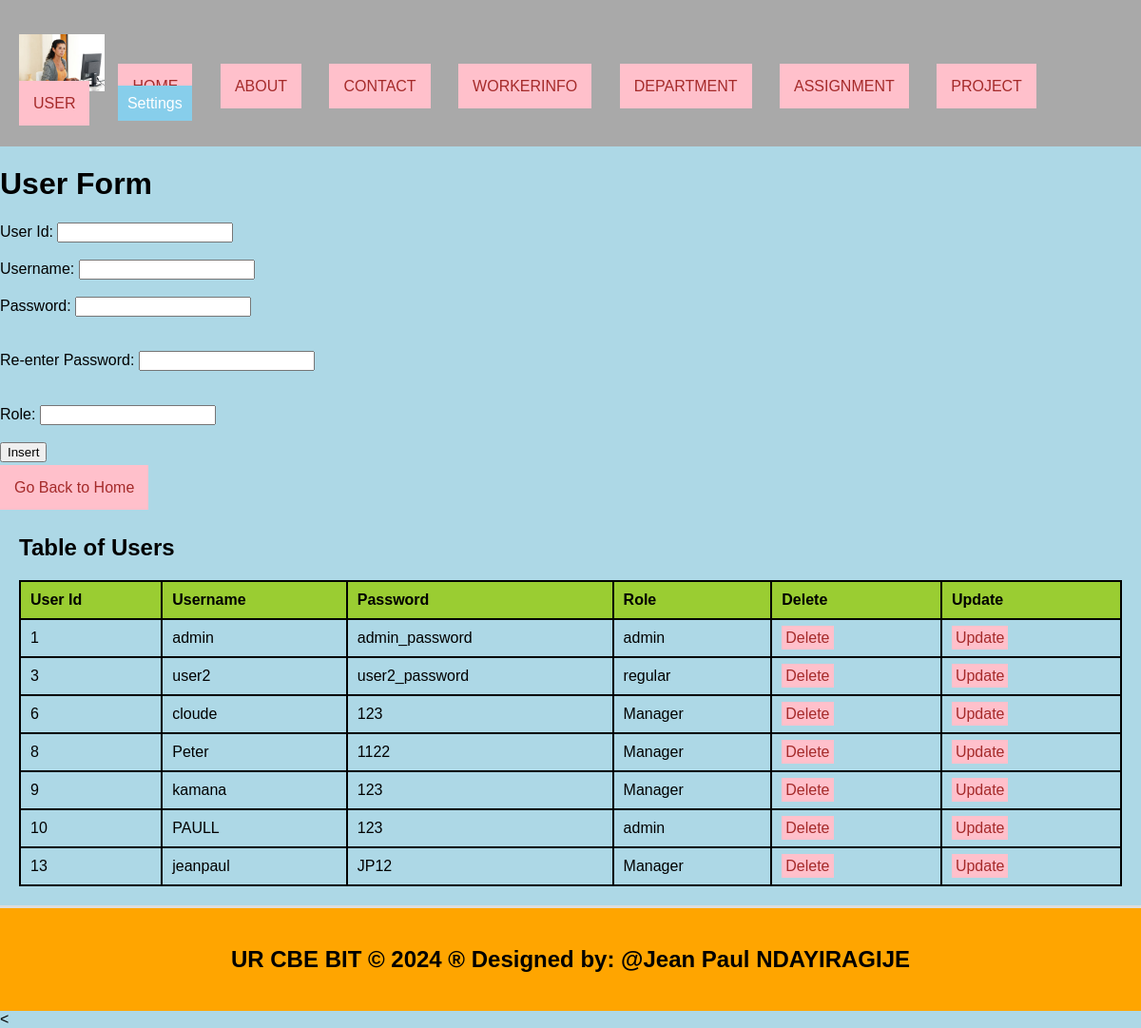
Screenshot of /user.php with the database file from the repository.
### tables this page shows
CREATE TABLE `users` (
  `user_id` int(11) NOT NULL,
  `username` varchar(255) NOT NULL,
  `password` varchar(255) NOT NULL,
  `role` varchar(50) NOT NULL
);

### user.php (the view, shortened to what this page needs)
<!DOCTYPE html>
<html lang="en">
<head>
  <link rel="stylesheet" type="text/css" href="style.css">
</head>
<body style="background-color: lightblue;">
  <header>
    <ul style="list-style-type: none; padding: 0;">
      <li style="display: inline; margin-right: 10px;">
        <img src="./Images/d.jpg" width="90" height="60" alt="Logo">
      </li>
      <li style="display: inline; margin-right: 10px;"><a href="./home.html">HOME</a></li>
      <li style="display: inline; margin-right: 10px;"><a href="./about.html">ABOUT</a></li>
      <li style="display: inline; margin-right: 10px;"><a href="./contact.html">CONTACT</a></li>
      <li style="display: inline; margin-right: 10px;"><a href="./workerinfo.php">WORKERINFO</a></li>
      <li style="display: inline; margin-right: 10px;"><a href="./department.php">DEPARTMENT</a></li>
      <li style="display: inline; margin-right: 10px;"><a href="./assignment.php">ASSIGNMENT</a></li>
      <li style="display: inline; margin-right: 10px;"><a href="./project.php">PROJECT</a></li>
      <li style="display: inline; margin-right: 10px;"><a href="./user.php">USER</a></li>
      <li class="dropdown" style="display: inline; margin-right: 10px;">
        <a href="#" style="padding: 10px; color: white; background-color: skyblue; text-decoration: none;">Settings</a>
      </li>
    </ul>
  </header>
<body>
    <h1>User Form</h1>
    <form method="post" onsubmit="return confirmInsert();">
        <label for="userid">User Id:</label>
        <input type="number" id="userid" name="userid" required><br><br>
        <label for="usern">Username:</label>
        <input type="text" id="usern" name="usern" required><br><br>
        <div class="password-toggle">
            <label for="password">Password:</label>
            <input type="password" id="password" name="password">
        </div><br><br>
        <div class="password-toggle">
            <label for="repassword">Re-enter Password:</label>
            <input type="password" id="repassword" name="repassword">
        </div><br><br>
        <label for="rol">Role:</label>
        <input type="text" id="rol" name="rol" required><br><br>
        <input type="submit" name="add" value="Insert"><br><br>
        <a href="./home.html">Go Back to Home</a>
    </form>
    <?php
    include('database_connection.php');
    ?>
    <section>
        <h2>Table of Users</h2>
        <table>
            <tr>
                <th>User Id</th>
                <th>Username</th>
                <th>Password</th>
                <th>Role</th>
                <th>Delete</th>
                <th>Update</th>
            </tr>
            <?php
            $sql = "SELECT * FROM users";
            $result = $connection->query($sql);
            if ($result->num_rows > 0) {
                while ($row = $result->fetch_assoc()) {
                    echo "<tr>
                            <td>{$row['user_id']}</td>
                            <td>{$row['username']}</td>
                            <td>{$row['password']}</td>
                            <td>{$row['role']}</td>
                            <td><a style='padding:4px' href='delete_user.php?user_id={$row['user_id']}'>Delete</a></td>
                            <td><a style='padding:4px' href='update_user.php?user_id={$row['user_id']}'>Update</a></td>
                          </tr>";
                }
            } else {
                echo "<tr><td colspan='6'>No data found</td></tr>";
            }
            ?>
        </table>
    </section>
    <footer>
        <h2>UR CBE BIT &copy; 2024 &reg; Designed by: @Jean Paul NDAYIRAGIJE</h2>
    </footer>
    <

### style.css (style rules this page uses)
body { font-family: Arial, sans-serif; margin: 0; padding: 0; }
.dropdown { position: relative; display: inline; margin-right: 10px; }
body { font-family: Arial,sans-serif; margin:0; padding:0; }
header { background-color:darkgray; padding: 20px; }
.dropdown { position: right; display:right; direction:rtl; }
section { padding:28px; border-bottom: 1px solid #ddd; }
footer { text-align: center; padding: 15px; background-color:darkgray; }

### user.php (style rules this page uses)
a { padding: 15px; color: white; background-color: pink; text-decoration: none; margin-right: 15px; }
a:link { color: brown; }
table { width: 100%; border-collapse: collapse; }
th, td { border: 2px solid black; padding: 10px; text-align: left; }
th { background-color: yellowgreen; }
section { padding: 20px; border-bottom: 3px solid #ddd; }
footer { text-align: center; padding: 20px; background-color: orange; }

### rows the page displays
users: user_id "1", username "admin", password "admin_password", role "admin"
users: user_id "3", username "user2", password "user2_password", role "regular"
users: user_id "6", username "cloude", password "123", role "Manager"
users: user_id "8", username "Peter", password "1122", role "Manager"
users: user_id "9", username "kamana", password "123", role "Manager"
users: user_id "10", username "PAULL", password "123", role "admin"
users: user_id "13", username "jeanpaul", password "JP12", role "Manager"
